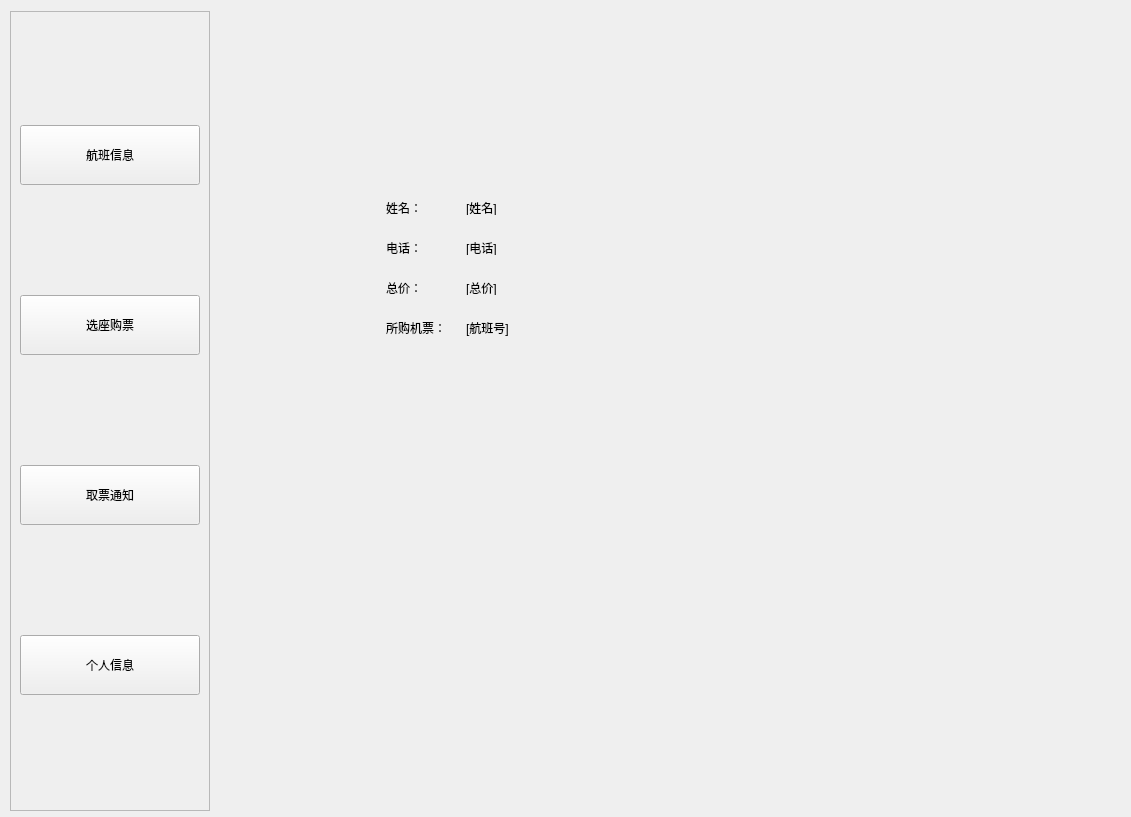
<?xml version="1.0" encoding="UTF-8"?>
<ui version="4.0">
 <class>Form_user</class>
 <widget class="QWidget" name="Form_user">
  <property name="geometry">
   <rect>
    <x>0</x>
    <y>0</y>
    <width>1131</width>
    <height>817</height>
   </rect>
  </property>
  <property name="windowTitle">
   <string>Form</string>
  </property>
  <widget class="QWidget" name="layoutWidget">
   <property name="geometry">
    <rect>
     <x>10</x>
     <y>10</y>
     <width>1109</width>
     <height>802</height>
    </rect>
   </property>
   <layout class="QHBoxLayout" name="horizontalLayout">
    <item>
     <widget class="QFrame" name="frame_left">
      <property name="sizePolicy">
       <sizepolicy hsizetype="Preferred" vsizetype="Preferred">
        <horstretch>0</horstretch>
        <verstretch>0</verstretch>
       </sizepolicy>
      </property>
      <property name="minimumSize">
       <size>
        <width>200</width>
        <height>800</height>
       </size>
      </property>
      <property name="maximumSize">
       <size>
        <width>200</width>
        <height>800</height>
       </size>
      </property>
      <property name="frameShape">
       <enum>QFrame::StyledPanel</enum>
      </property>
      <property name="frameShadow">
       <enum>QFrame::Raised</enum>
      </property>
      <layout class="QVBoxLayout" name="verticalLayout">
       <item>
        <widget class="QPushButton" name="button_flight">
         <property name="minimumSize">
          <size>
           <width>0</width>
           <height>60</height>
          </size>
         </property>
         <property name="text">
          <string>航班信息</string>
         </property>
        </widget>
       </item>
       <item>
        <widget class="QPushButton" name="button_passenger">
         <property name="minimumSize">
          <size>
           <width>0</width>
           <height>60</height>
          </size>
         </property>
         <property name="text">
          <string>选座购票</string>
         </property>
        </widget>
       </item>
       <item>
        <widget class="QPushButton" name="button_seat">
         <property name="minimumSize">
          <size>
           <width>0</width>
           <height>60</height>
          </size>
         </property>
         <property name="text">
          <string>取票通知</string>
         </property>
        </widget>
       </item>
       <item>
        <widget class="QPushButton" name="button_bill">
         <property name="minimumSize">
          <size>
           <width>0</width>
           <height>60</height>
          </size>
         </property>
         <property name="text">
          <string>个人信息</string>
         </property>
        </widget>
       </item>
      </layout>
     </widget>
    </item>
    <item>
     <widget class="QStackedWidget" name="stackedWidget">
      <property name="currentIndex">
       <number>2</number>
      </property>
      <widget class="QWidget" name="page">
       <widget class="QTableWidget" name="table_flight">
        <property name="geometry">
         <rect>
          <x>20</x>
          <y>70</y>
          <width>851</width>
          <height>701</height>
         </rect>
        </property>
        <property name="sizePolicy">
         <sizepolicy hsizetype="Expanding" vsizetype="Expanding">
          <horstretch>0</horstretch>
          <verstretch>0</verstretch>
         </sizepolicy>
        </property>
        <property name="rowCount">
         <number>100</number>
        </property>
        <property name="columnCount">
         <number>7</number>
        </property>
        <row/>
        <row/>
        <row/>
        <row/>
        <row/>
        <row/>
        <row/>
        <row/>
        <row/>
        <row/>
        <row/>
        <row/>
        <row/>
        <row/>
        <row/>
        <row/>
        <row/>
        <row/>
        <row/>
        <row/>
        <row/>
        <row/>
        <row/>
        <row/>
        <row/>
        <row/>
        <row/>
        <row/>
        <row/>
        <row/>
        <row/>
        <row/>
        <row/>
        <row/>
        <row/>
        <row/>
        <row/>
        <row/>
        <row/>
        <row/>
        <row/>
        <row/>
        <row/>
        <row/>
        <row/>
        <row/>
        <row/>
        <row/>
        <row/>
        <row/>
        <row/>
        <row/>
        <row/>
        <row/>
        <row/>
        <row/>
        <row/>
        <row/>
        <row/>
        <row/>
        <row/>
        <row/>
        <row/>
        <row/>
        <row/>
        <row/>
        <row/>
        <row/>
        <row/>
        <row/>
        <row/>
        <row/>
        <row/>
        <row/>
        <row/>
        <row/>
        <row/>
        <row/>
        <row/>
        <row/>
        <row/>
        <row/>
        <row/>
        <row/>
        <row/>
        <row/>
        <row/>
        <row/>
        <row/>
        <row/>
        <row/>
        <row/>
        <row/>
        <row/>
        <row/>
        <row/>
        <row/>
        <row/>
        <row/>
        <row/>
        <column>
         <property name="text">
          <string notr="true">航班号</string>
         </property>
        </column>
        <column>
         <property name="text">
          <string>到达城市</string>
         </property>
        </column>
        <column>
         <property name="text">
          <string>出发城市</string>
         </property>
        </column>
        <column>
         <property name="text">
          <string>机型</string>
         </property>
        </column>
        <column>
         <property name="text">
          <string>出发时间</string>
         </property>
        </column>
        <column>
         <property name="text">
          <string>到达时间</string>
         </property>
        </column>
        <column>
         <property name="text">
          <string>满座率</string>
         </property>
        </column>
       </widget>
       <widget class="QFrame" name="frame">
        <property name="geometry">
         <rect>
          <x>30</x>
          <y>10</y>
          <width>831</width>
          <height>52</height>
         </rect>
        </property>
        <property name="frameShape">
         <enum>QFrame::StyledPanel</enum>
        </property>
        <property name="frameShadow">
         <enum>QFrame::Raised</enum>
        </property>
        <layout class="QHBoxLayout" name="horizontalLayout_2">
         <item>
          <widget class="QPushButton" name="pushButton_flight_ser">
           <property name="text">
            <string>查询</string>
           </property>
          </widget>
         </item>
        </layout>
       </widget>
      </widget>
      <widget class="QWidget" name="page_3">
       <widget class="QListWidget" name="list_flight">
        <property name="geometry">
         <rect>
          <x>20</x>
          <y>30</y>
          <width>101</width>
          <height>741</height>
         </rect>
        </property>
       </widget>
       <widget class="QFrame" name="frame_seat">
        <property name="geometry">
         <rect>
          <x>140</x>
          <y>30</y>
          <width>731</width>
          <height>741</height>
         </rect>
        </property>
        <property name="frameShape">
         <enum>QFrame::StyledPanel</enum>
        </property>
        <property name="frameShadow">
         <enum>QFrame::Raised</enum>
        </property>
        <widget class="QFrame" name="frame_seat_l">
         <property name="geometry">
          <rect>
           <x>70</x>
           <y>150</y>
           <width>131</width>
           <height>455</height>
          </rect>
         </property>
         <property name="frameShape">
          <enum>QFrame::StyledPanel</enum>
         </property>
         <property name="frameShadow">
          <enum>QFrame::Raised</enum>
         </property>
         <layout class="QGridLayout" name="gridLayout">
          <item row="4" column="1">
           <widget class="QPushButton" name="pushButton_b3">
            <property name="text">
             <string>0</string>
            </property>
           </widget>
          </item>
          <item row="4" column="0">
           <widget class="QPushButton" name="pushButton_a3">
            <property name="text">
             <string>0</string>
            </property>
           </widget>
          </item>
          <item row="9" column="0">
           <widget class="QPushButton" name="pushButton_a6">
            <property name="text">
             <string>0</string>
            </property>
           </widget>
          </item>
          <item row="9" column="1">
           <widget class="QPushButton" name="pushButton_b6">
            <property name="text">
             <string>0</string>
            </property>
           </widget>
          </item>
          <item row="0" column="1">
           <widget class="QPushButton" name="pushButton_b1">
            <property name="text">
             <string>0</string>
            </property>
           </widget>
          </item>
          <item row="8" column="2">
           <widget class="QPushButton" name="pushButton_c5">
            <property name="text">
             <string>0</string>
            </property>
           </widget>
          </item>
          <item row="10" column="1">
           <widget class="QPushButton" name="pushButton_b7">
            <property name="text">
             <string>0</string>
            </property>
           </widget>
          </item>
          <item row="0" column="0">
           <widget class="QPushButton" name="pushButton_a1">
            <property name="text">
             <string>0</string>
            </property>
           </widget>
          </item>
          <item row="9" column="2">
           <widget class="QPushButton" name="pushButton_c6">
            <property name="text">
             <string>0</string>
            </property>
           </widget>
          </item>
          <item row="6" column="1">
           <widget class="QPushButton" name="pushButton_b4">
            <property name="text">
             <string>0</string>
            </property>
           </widget>
          </item>
          <item row="10" column="0">
           <widget class="QPushButton" name="pushButton_a7">
            <property name="text">
             <string>0</string>
            </property>
           </widget>
          </item>
          <item row="2" column="0">
           <widget class="QPushButton" name="pushButton_a2">
            <property name="text">
             <string>0</string>
            </property>
           </widget>
          </item>
          <item row="6" column="0">
           <widget class="QPushButton" name="pushButton_a4">
            <property name="text">
             <string>0</string>
            </property>
           </widget>
          </item>
          <item row="8" column="1">
           <widget class="QPushButton" name="pushButton_b5">
            <property name="text">
             <string>0</string>
            </property>
           </widget>
          </item>
          <item row="8" column="0">
           <widget class="QPushButton" name="pushButton_a5">
            <property name="text">
             <string>0</string>
            </property>
           </widget>
          </item>
          <item row="2" column="1">
           <widget class="QPushButton" name="pushButton_b2">
            <property name="text">
             <string>0</string>
            </property>
           </widget>
          </item>
          <item row="16" column="0">
           <widget class="QPushButton" name="pushButton_a10">
            <property name="text">
             <string>0</string>
            </property>
           </widget>
          </item>
          <item row="15" column="0">
           <widget class="QPushButton" name="pushButton_a9">
            <property name="text">
             <string>0</string>
            </property>
           </widget>
          </item>
          <item row="17" column="1">
           <widget class="QPushButton" name="pushButton_b11">
            <property name="text">
             <string>0</string>
            </property>
           </widget>
          </item>
          <item row="17" column="0">
           <widget class="QPushButton" name="pushButton_a11">
            <property name="text">
             <string>0</string>
            </property>
           </widget>
          </item>
          <item row="16" column="1">
           <widget class="QPushButton" name="pushButton_b10">
            <property name="text">
             <string>0</string>
            </property>
           </widget>
          </item>
          <item row="13" column="1">
           <widget class="QPushButton" name="pushButton_b8">
            <property name="text">
             <string>0</string>
            </property>
           </widget>
          </item>
          <item row="15" column="1">
           <widget class="QPushButton" name="pushButton_b9">
            <property name="text">
             <string>0</string>
            </property>
           </widget>
          </item>
          <item row="2" column="2">
           <widget class="QPushButton" name="pushButton_c2">
            <property name="text">
             <string>0</string>
            </property>
           </widget>
          </item>
          <item row="13" column="0">
           <widget class="QPushButton" name="pushButton_a8">
            <property name="text">
             <string>0</string>
            </property>
           </widget>
          </item>
          <item row="10" column="2">
           <widget class="QPushButton" name="pushButton_c7">
            <property name="text">
             <string>0</string>
            </property>
           </widget>
          </item>
          <item row="13" column="2">
           <widget class="QPushButton" name="pushButton_c8">
            <property name="text">
             <string>0</string>
            </property>
           </widget>
          </item>
          <item row="15" column="2">
           <widget class="QPushButton" name="pushButton_c9">
            <property name="text">
             <string>0</string>
            </property>
           </widget>
          </item>
          <item row="6" column="2">
           <widget class="QPushButton" name="pushButton_c4">
            <property name="text">
             <string>0</string>
            </property>
           </widget>
          </item>
          <item row="16" column="2">
           <widget class="QPushButton" name="pushButton_c10">
            <property name="text">
             <string>0</string>
            </property>
           </widget>
          </item>
          <item row="4" column="2">
           <widget class="QPushButton" name="pushButton_c3">
            <property name="text">
             <string>0</string>
            </property>
           </widget>
          </item>
          <item row="17" column="2">
           <widget class="QPushButton" name="pushButton_c11">
            <property name="text">
             <string>0</string>
            </property>
           </widget>
          </item>
          <item row="0" column="2">
           <widget class="QPushButton" name="pushButton_c1">
            <property name="text">
             <string>0</string>
            </property>
           </widget>
          </item>
         </layout>
        </widget>
        <widget class="QFrame" name="frame_seat_c">
         <property name="geometry">
          <rect>
           <x>280</x>
           <y>150</y>
           <width>171</width>
           <height>451</height>
          </rect>
         </property>
         <property name="frameShape">
          <enum>QFrame::StyledPanel</enum>
         </property>
         <property name="frameShadow">
          <enum>QFrame::Raised</enum>
         </property>
         <layout class="QGridLayout" name="gridLayout_2">
          <item row="8" column="1">
           <widget class="QPushButton" name="pushButton_f9">
            <property name="text">
             <string>0</string>
            </property>
           </widget>
          </item>
          <item row="8" column="2">
           <widget class="QPushButton" name="pushButton_g9">
            <property name="text">
             <string>0</string>
            </property>
           </widget>
          </item>
          <item row="9" column="1">
           <widget class="QPushButton" name="pushButton_f10">
            <property name="text">
             <string>0</string>
            </property>
           </widget>
          </item>
          <item row="8" column="3">
           <widget class="QPushButton" name="pushButton_h9">
            <property name="text">
             <string>0</string>
            </property>
           </widget>
          </item>
          <item row="9" column="3">
           <widget class="QPushButton" name="pushButton_h10">
            <property name="text">
             <string>0</string>
            </property>
           </widget>
          </item>
          <item row="9" column="0">
           <widget class="QPushButton" name="pushButton_e10">
            <property name="text">
             <string>0</string>
            </property>
           </widget>
          </item>
          <item row="9" column="2">
           <widget class="QPushButton" name="pushButton_g10">
            <property name="text">
             <string>0</string>
            </property>
           </widget>
          </item>
          <item row="6" column="0">
           <widget class="QPushButton" name="pushButton_e7">
            <property name="text">
             <string>0</string>
            </property>
           </widget>
          </item>
          <item row="1" column="1">
           <widget class="QPushButton" name="pushButton_f2">
            <property name="text">
             <string>0</string>
            </property>
           </widget>
          </item>
          <item row="1" column="3">
           <widget class="QPushButton" name="pushButton_h2">
            <property name="text">
             <string>0</string>
            </property>
           </widget>
          </item>
          <item row="8" column="0">
           <widget class="QPushButton" name="pushButton_e9">
            <property name="text">
             <string>0</string>
            </property>
           </widget>
          </item>
          <item row="2" column="2">
           <widget class="QPushButton" name="pushButton_g3">
            <property name="text">
             <string>0</string>
            </property>
           </widget>
          </item>
          <item row="7" column="2">
           <widget class="QPushButton" name="pushButton_g8">
            <property name="text">
             <string>0</string>
            </property>
           </widget>
          </item>
          <item row="2" column="1">
           <widget class="QPushButton" name="pushButton_f3">
            <property name="text">
             <string>0</string>
            </property>
           </widget>
          </item>
          <item row="3" column="0">
           <widget class="QPushButton" name="pushButton_e4">
            <property name="text">
             <string>0</string>
            </property>
           </widget>
          </item>
          <item row="0" column="2">
           <widget class="QPushButton" name="pushButton_g1">
            <property name="text">
             <string>0</string>
            </property>
           </widget>
          </item>
          <item row="0" column="3">
           <widget class="QPushButton" name="pushButton_h1">
            <property name="text">
             <string>0</string>
            </property>
           </widget>
          </item>
          <item row="7" column="1">
           <widget class="QPushButton" name="pushButton_f8">
            <property name="text">
             <string>0</string>
            </property>
           </widget>
          </item>
          <item row="5" column="0">
           <widget class="QPushButton" name="pushButton_e6">
            <property name="text">
             <string>0</string>
            </property>
           </widget>
          </item>
          <item row="2" column="3">
           <widget class="QPushButton" name="pushButton_h3">
            <property name="text">
             <string>0</string>
            </property>
           </widget>
          </item>
          <item row="3" column="3">
           <widget class="QPushButton" name="pushButton_h4">
            <property name="text">
             <string>0</string>
            </property>
           </widget>
          </item>
          <item row="3" column="1">
           <widget class="QPushButton" name="pushButton_f4">
            <property name="text">
             <string>0</string>
            </property>
           </widget>
          </item>
          <item row="4" column="3">
           <widget class="QPushButton" name="pushButton_h5">
            <property name="text">
             <string>0</string>
            </property>
           </widget>
          </item>
          <item row="3" column="2">
           <widget class="QPushButton" name="pushButton_g4">
            <property name="text">
             <string>0</string>
            </property>
           </widget>
          </item>
          <item row="4" column="0">
           <widget class="QPushButton" name="pushButton_e5">
            <property name="text">
             <string>0</string>
            </property>
           </widget>
          </item>
          <item row="4" column="2">
           <widget class="QPushButton" name="pushButton_g5">
            <property name="text">
             <string>0</string>
            </property>
           </widget>
          </item>
          <item row="4" column="1">
           <widget class="QPushButton" name="pushButton_f5">
            <property name="text">
             <string>0</string>
            </property>
           </widget>
          </item>
          <item row="6" column="1">
           <widget class="QPushButton" name="pushButton_f7">
            <property name="text">
             <string>0</string>
            </property>
           </widget>
          </item>
          <item row="5" column="2">
           <widget class="QPushButton" name="pushButton_g6">
            <property name="text">
             <string>0</string>
            </property>
           </widget>
          </item>
          <item row="5" column="1">
           <widget class="QPushButton" name="pushButton_f6">
            <property name="text">
             <string>0</string>
            </property>
           </widget>
          </item>
          <item row="5" column="3">
           <widget class="QPushButton" name="pushButton_h6">
            <property name="text">
             <string>0</string>
            </property>
           </widget>
          </item>
          <item row="1" column="2">
           <widget class="QPushButton" name="pushButton_g2">
            <property name="text">
             <string>0</string>
            </property>
           </widget>
          </item>
          <item row="6" column="2">
           <widget class="QPushButton" name="pushButton_g7">
            <property name="text">
             <string>0</string>
            </property>
           </widget>
          </item>
          <item row="1" column="0">
           <widget class="QPushButton" name="pushButton_e2">
            <property name="text">
             <string>0</string>
            </property>
           </widget>
          </item>
          <item row="0" column="1">
           <widget class="QPushButton" name="pushButton_f1">
            <property name="text">
             <string>0</string>
            </property>
           </widget>
          </item>
          <item row="0" column="0">
           <widget class="QPushButton" name="pushButton_e1">
            <property name="text">
             <string>0</string>
            </property>
           </widget>
          </item>
          <item row="6" column="3">
           <widget class="QPushButton" name="pushButton_h7">
            <property name="text">
             <string>0</string>
            </property>
           </widget>
          </item>
          <item row="2" column="0">
           <widget class="QPushButton" name="pushButton_e3">
            <property name="text">
             <string>0</string>
            </property>
           </widget>
          </item>
          <item row="7" column="3">
           <widget class="QPushButton" name="pushButton_h8">
            <property name="text">
             <string>0</string>
            </property>
           </widget>
          </item>
          <item row="7" column="0">
           <widget class="QPushButton" name="pushButton_e8">
            <property name="text">
             <string>0</string>
            </property>
           </widget>
          </item>
          <item row="10" column="0">
           <widget class="QPushButton" name="pushButton_e11">
            <property name="text">
             <string>0</string>
            </property>
           </widget>
          </item>
          <item row="10" column="1">
           <widget class="QPushButton" name="pushButton_f11">
            <property name="text">
             <string>0</string>
            </property>
           </widget>
          </item>
          <item row="10" column="2">
           <widget class="QPushButton" name="pushButton_g11">
            <property name="text">
             <string>0</string>
            </property>
           </widget>
          </item>
          <item row="10" column="3">
           <widget class="QPushButton" name="pushButton_h11">
            <property name="text">
             <string>0</string>
            </property>
           </widget>
          </item>
         </layout>
        </widget>
        <widget class="QFrame" name="frame_seat_r">
         <property name="geometry">
          <rect>
           <x>530</x>
           <y>150</y>
           <width>131</width>
           <height>451</height>
          </rect>
         </property>
         <property name="frameShape">
          <enum>QFrame::StyledPanel</enum>
         </property>
         <property name="frameShadow">
          <enum>QFrame::Raised</enum>
         </property>
         <layout class="QGridLayout" name="gridLayout_3">
          <item row="0" column="0">
           <widget class="QPushButton" name="pushButton_j1">
            <property name="text">
             <string>0</string>
            </property>
           </widget>
          </item>
          <item row="1" column="0">
           <widget class="QPushButton" name="pushButton_j2">
            <property name="text">
             <string>0</string>
            </property>
           </widget>
          </item>
          <item row="8" column="0">
           <widget class="QPushButton" name="pushButton_j9">
            <property name="text">
             <string>0</string>
            </property>
           </widget>
          </item>
          <item row="3" column="0">
           <widget class="QPushButton" name="pushButton_j4">
            <property name="text">
             <string>0</string>
            </property>
           </widget>
          </item>
          <item row="5" column="0">
           <widget class="QPushButton" name="pushButton_j6">
            <property name="text">
             <string>0</string>
            </property>
           </widget>
          </item>
          <item row="1" column="1">
           <widget class="QPushButton" name="pushButton_k2">
            <property name="text">
             <string>0</string>
            </property>
           </widget>
          </item>
          <item row="6" column="0">
           <widget class="QPushButton" name="pushButton_j7">
            <property name="text">
             <string>0</string>
            </property>
           </widget>
          </item>
          <item row="4" column="0">
           <widget class="QPushButton" name="pushButton_j5">
            <property name="text">
             <string>0</string>
            </property>
           </widget>
          </item>
          <item row="2" column="0">
           <widget class="QPushButton" name="pushButton_j3">
            <property name="text">
             <string>0</string>
            </property>
           </widget>
          </item>
          <item row="7" column="0">
           <widget class="QPushButton" name="pushButton_j8">
            <property name="text">
             <string>0</string>
            </property>
           </widget>
          </item>
          <item row="1" column="2">
           <widget class="QPushButton" name="pushButton_l2">
            <property name="text">
             <string>0</string>
            </property>
           </widget>
          </item>
          <item row="0" column="1">
           <widget class="QPushButton" name="pushButton_k1">
            <property name="text">
             <string>0</string>
            </property>
           </widget>
          </item>
          <item row="0" column="2">
           <widget class="QPushButton" name="pushButton_l1">
            <property name="text">
             <string>0</string>
            </property>
           </widget>
          </item>
          <item row="9" column="0">
           <widget class="QPushButton" name="pushButton_j10">
            <property name="text">
             <string>0</string>
            </property>
           </widget>
          </item>
          <item row="10" column="0">
           <widget class="QPushButton" name="pushButton_j11">
            <property name="text">
             <string>0</string>
            </property>
           </widget>
          </item>
          <item row="2" column="1">
           <widget class="QPushButton" name="pushButton_k3">
            <property name="text">
             <string>0</string>
            </property>
           </widget>
          </item>
          <item row="2" column="2">
           <widget class="QPushButton" name="pushButton_l3">
            <property name="text">
             <string>0</string>
            </property>
           </widget>
          </item>
          <item row="3" column="1">
           <widget class="QPushButton" name="pushButton_k4">
            <property name="text">
             <string>0</string>
            </property>
           </widget>
          </item>
          <item row="3" column="2">
           <widget class="QPushButton" name="pushButton_l4">
            <property name="text">
             <string>0</string>
            </property>
           </widget>
          </item>
          <item row="4" column="1">
           <widget class="QPushButton" name="pushButton_k5">
            <property name="text">
             <string>0</string>
            </property>
           </widget>
          </item>
          <item row="4" column="2">
           <widget class="QPushButton" name="pushButton_l5">
            <property name="text">
             <string>0</string>
            </property>
           </widget>
          </item>
          <item row="5" column="1">
           <widget class="QPushButton" name="pushButton_k6">
            <property name="text">
             <string>0</string>
            </property>
           </widget>
          </item>
          <item row="5" column="2">
           <widget class="QPushButton" name="pushButton_l6">
            <property name="text">
             <string>0</string>
            </property>
           </widget>
          </item>
          <item row="6" column="1">
           <widget class="QPushButton" name="pushButton_k7">
            <property name="text">
             <string>0</string>
            </property>
           </widget>
          </item>
          <item row="6" column="2">
           <widget class="QPushButton" name="pushButton_l7">
            <property name="text">
             <string>0</string>
            </property>
           </widget>
          </item>
          <item row="7" column="1">
           <widget class="QPushButton" name="pushButton_k8">
            <property name="text">
             <string>0</string>
            </property>
           </widget>
          </item>
          <item row="7" column="2">
           <widget class="QPushButton" name="pushButton_l8">
            <property name="text">
             <string>0</string>
            </property>
           </widget>
          </item>
          <item row="8" column="1">
           <widget class="QPushButton" name="pushButton_k9">
            <property name="text">
             <string>0</string>
            </property>
           </widget>
          </item>
          <item row="8" column="2">
           <widget class="QPushButton" name="pushButton_l9">
            <property name="text">
             <string>0</string>
            </property>
           </widget>
          </item>
          <item row="9" column="1">
           <widget class="QPushButton" name="pushButton_k10">
            <property name="text">
             <string>0</string>
            </property>
           </widget>
          </item>
          <item row="9" column="2">
           <widget class="QPushButton" name="pushButton_l10">
            <property name="text">
             <string>0</string>
            </property>
           </widget>
          </item>
          <item row="10" column="1">
           <widget class="QPushButton" name="pushButton_k11">
            <property name="text">
             <string>0</string>
            </property>
           </widget>
          </item>
          <item row="10" column="2">
           <widget class="QPushButton" name="pushButton_l11">
            <property name="text">
             <string>0</string>
            </property>
           </widget>
          </item>
         </layout>
        </widget>
        <widget class="QPushButton" name="pushButton_buy_submit">
         <property name="geometry">
          <rect>
           <x>320</x>
           <y>650</y>
           <width>93</width>
           <height>28</height>
          </rect>
         </property>
         <property name="text">
          <string>提交</string>
         </property>
        </widget>
       </widget>
      </widget>
      <widget class="QWidget" name="page_2">
       <widget class="QLabel" name="label">
        <property name="geometry">
         <rect>
          <x>170</x>
          <y>190</y>
          <width>72</width>
          <height>15</height>
         </rect>
        </property>
        <property name="text">
         <string>姓名：</string>
        </property>
       </widget>
       <widget class="QLabel" name="label_notice_name">
        <property name="geometry">
         <rect>
          <x>250</x>
          <y>190</y>
          <width>72</width>
          <height>15</height>
         </rect>
        </property>
        <property name="text">
         <string>[姓名]</string>
        </property>
       </widget>
       <widget class="QLabel" name="label_3">
        <property name="geometry">
         <rect>
          <x>170</x>
          <y>230</y>
          <width>72</width>
          <height>15</height>
         </rect>
        </property>
        <property name="text">
         <string>电话：</string>
        </property>
       </widget>
       <widget class="QLabel" name="label_notice_tel">
        <property name="geometry">
         <rect>
          <x>250</x>
          <y>230</y>
          <width>72</width>
          <height>15</height>
         </rect>
        </property>
        <property name="text">
         <string>[电话]</string>
        </property>
       </widget>
       <widget class="QLabel" name="label_5">
        <property name="geometry">
         <rect>
          <x>170</x>
          <y>310</y>
          <width>72</width>
          <height>15</height>
         </rect>
        </property>
        <property name="text">
         <string>所购机票：</string>
        </property>
       </widget>
       <widget class="QLabel" name="label_notice_flight">
        <property name="geometry">
         <rect>
          <x>250</x>
          <y>310</y>
          <width>601</width>
          <height>16</height>
         </rect>
        </property>
        <property name="text">
         <string>[航班号]</string>
        </property>
       </widget>
       <widget class="QLabel" name="label_7">
        <property name="geometry">
         <rect>
          <x>170</x>
          <y>270</y>
          <width>72</width>
          <height>15</height>
         </rect>
        </property>
        <property name="text">
         <string>总价：</string>
        </property>
       </widget>
       <widget class="QLabel" name="label_notice_total">
        <property name="geometry">
         <rect>
          <x>250</x>
          <y>270</y>
          <width>72</width>
          <height>15</height>
         </rect>
        </property>
        <property name="text">
         <string>[总价]</string>
        </property>
       </widget>
      </widget>
      <widget class="QWidget" name="page_4">
       <widget class="QLabel" name="label_9">
        <property name="geometry">
         <rect>
          <x>310</x>
          <y>230</y>
          <width>72</width>
          <height>15</height>
         </rect>
        </property>
        <property name="text">
         <string>姓名：</string>
        </property>
       </widget>
       <widget class="QLabel" name="label_10">
        <property name="geometry">
         <rect>
          <x>310</x>
          <y>280</y>
          <width>72</width>
          <height>15</height>
         </rect>
        </property>
        <property name="text">
         <string>身份证号：</string>
        </property>
       </widget>
       <widget class="QLabel" name="label_11">
        <property name="geometry">
         <rect>
          <x>310</x>
          <y>330</y>
          <width>72</width>
          <height>15</height>
         </rect>
        </property>
        <property name="text">
         <string>性别：</string>
        </property>
       </widget>
       <widget class="QLabel" name="label_12">
        <property name="geometry">
         <rect>
          <x>310</x>
          <y>380</y>
          <width>72</width>
          <height>15</height>
         </rect>
        </property>
        <property name="text">
         <string>电话号码：</string>
        </property>
       </widget>
       <widget class="QLabel" name="label_13">
        <property name="geometry">
         <rect>
          <x>310</x>
          <y>430</y>
          <width>72</width>
          <height>15</height>
         </rect>
        </property>
        <property name="text">
         <string>国籍：</string>
        </property>
       </widget>
       <widget class="QLineEdit" name="lineEdit_inf_name">
        <property name="geometry">
         <rect>
          <x>410</x>
          <y>230</y>
          <width>113</width>
          <height>21</height>
         </rect>
        </property>
       </widget>
       <widget class="QLineEdit" name="lineEdit_inf_ID">
        <property name="geometry">
         <rect>
          <x>410</x>
          <y>280</y>
          <width>113</width>
          <height>21</height>
         </rect>
        </property>
       </widget>
       <widget class="QLineEdit" name="lineEdit_inf_sex">
        <property name="geometry">
         <rect>
          <x>410</x>
          <y>330</y>
          <width>113</width>
          <height>21</height>
         </rect>
        </property>
       </widget>
       <widget class="QLineEdit" name="lineEdit_inf_tel">
        <property name="geometry">
         <rect>
          <x>410</x>
          <y>380</y>
          <width>113</width>
          <height>21</height>
         </rect>
        </property>
       </widget>
       <widget class="QLineEdit" name="lineEdit_inf_nationality">
        <property name="geometry">
         <rect>
          <x>410</x>
          <y>430</y>
          <width>113</width>
          <height>21</height>
         </rect>
        </property>
       </widget>
       <widget class="QPushButton" name="pushButton_inf_submit">
        <property name="geometry">
         <rect>
          <x>370</x>
          <y>490</y>
          <width>93</width>
          <height>28</height>
         </rect>
        </property>
        <property name="text">
         <string>提交</string>
        </property>
       </widget>
      </widget>
     </widget>
    </item>
   </layout>
  </widget>
 </widget>
 <resources/>
 <connections/>
</ui>
